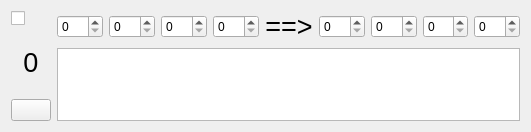
<?xml version="1.0" encoding="UTF-8"?>
<ui version="4.0">
 <class>SubtitleItem</class>
 <widget class="QWidget" name="SubtitleItem">
  <property name="geometry">
   <rect>
    <x>0</x>
    <y>0</y>
    <width>531</width>
    <height>132</height>
   </rect>
  </property>
  <property name="windowTitle">
   <string>Subtitle item</string>
  </property>
  <layout class="QHBoxLayout" name="horizontalLayout_4">
   <item>
    <layout class="QVBoxLayout" name="verticalLayout" stretch="0,1,0">
     <item>
      <widget class="QCheckBox" name="isSelected">
       <property name="text">
        <string/>
       </property>
      </widget>
     </item>
     <item>
      <widget class="QLabel" name="orderLbl">
       <property name="font">
        <font>
         <pointsize>20</pointsize>
        </font>
       </property>
       <property name="text">
        <string>0</string>
       </property>
       <property name="alignment">
        <set>Qt::AlignCenter</set>
       </property>
       <property name="wordWrap">
        <bool>true</bool>
       </property>
      </widget>
     </item>
     <item>
      <widget class="QPushButton" name="subtitleItemSettings">
       <property name="text">
        <string/>
       </property>
       <property name="icon">
        <iconset resource="srt_editor_resources.qrc">
         <normaloff>:/subtitle/assets/setting.png</normaloff>:/subtitle/assets/setting.png</iconset>
       </property>
      </widget>
     </item>
    </layout>
   </item>
   <item>
    <layout class="QVBoxLayout" name="verticalLayout_2" stretch="0,1">
     <item>
      <layout class="QHBoxLayout" name="horizontalLayout_3" stretch="1,0,1">
       <item>
        <layout class="QHBoxLayout" name="horizontalLayout">
         <item>
          <widget class="QSpinBox" name="startHourLbl"/>
         </item>
         <item>
          <widget class="QSpinBox" name="startMinuteLbl"/>
         </item>
         <item>
          <widget class="QSpinBox" name="startSecondLbl"/>
         </item>
         <item>
          <widget class="QSpinBox" name="startMiliSecondLbl"/>
         </item>
        </layout>
       </item>
       <item>
        <widget class="QLabel" name="label_2">
         <property name="font">
          <font>
           <pointsize>20</pointsize>
           <weight>50</weight>
           <bold>false</bold>
          </font>
         </property>
         <property name="text">
          <string>==&gt;</string>
         </property>
         <property name="alignment">
          <set>Qt::AlignCenter</set>
         </property>
        </widget>
       </item>
       <item>
        <layout class="QHBoxLayout" name="horizontalLayout_2">
         <item>
          <widget class="QSpinBox" name="endHourLbl"/>
         </item>
         <item>
          <widget class="QSpinBox" name="endMinuteLbl"/>
         </item>
         <item>
          <widget class="QSpinBox" name="endSecondLbl"/>
         </item>
         <item>
          <widget class="QSpinBox" name="endMiliSecondLbl"/>
         </item>
        </layout>
       </item>
      </layout>
     </item>
     <item>
      <widget class="QTextEdit" name="subtitleContent"/>
     </item>
    </layout>
   </item>
  </layout>
 </widget>
 <resources>
  <include location="srt_editor_resources.qrc"/>
 </resources>
 <connections/>
</ui>
